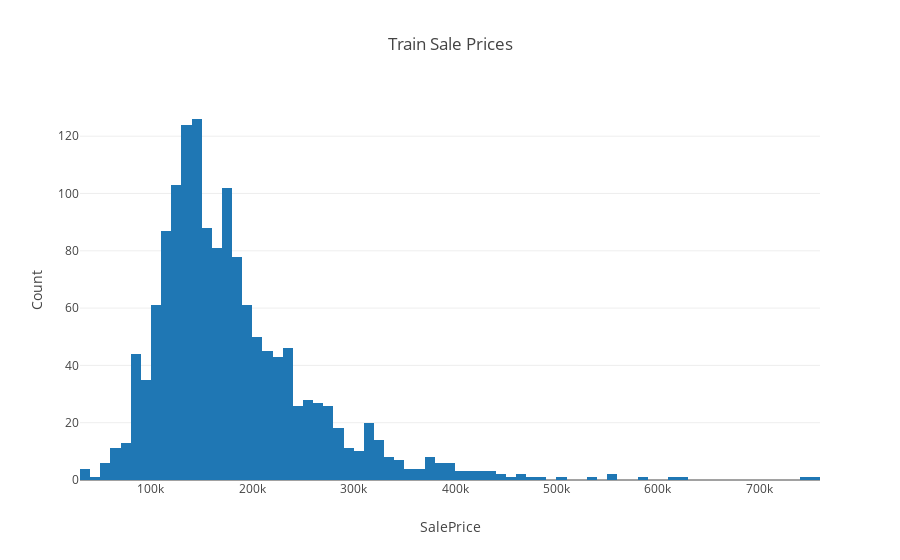

Notebook code cell kept with this figure:
### Markdown cell above
## 4 Exploring some of the most important variables [10]
### 4.1 The response variable; SalePrice

### Code cell
data = [go.Histogram(
    x=train_df.SalePrice,
    xbins=dict(
        start=0,
        end=800000,
        size=10000))]
layout = go.Layout(
    title='Train Sale Prices',
    xaxis=dict(
        title='SalePrice'
    ),
    yaxis=dict(
        title='Count'
    )
)

plotly.offline.iplot(go.Figure(data=data,layout=layout))

### Figure 1 — Plotly figure (JSON) as saved in the notebook; plotly's stock layout.template omitted (floating-point values rounded to 4 significant figures; data arrays with more than 128 entries replaced by an {"elided": "..."} marker saying what was removed)
{"data": [{"type": "histogram", "uid": "46cd703d-04bd-4d40-894f-9831ac3f6968", "x": {"elided": "1460 int values"}, "xbins": {"end": 800000, "size": 10000, "start": 0}}], "layout": {"title": "Train Sale Prices", "xaxis": {"title": "SalePrice"}, "yaxis": {"title": "Count"}}}
